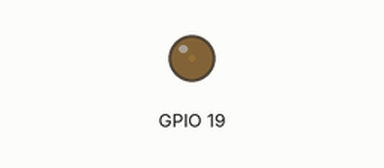
A program run on a simulated ESP32. Parts: output pins drawn as LEDs (lit = HIGH).

Above: at 0.05 s.
At 2.15 s:
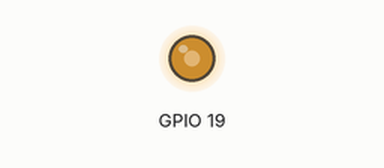
At 3.45 s:
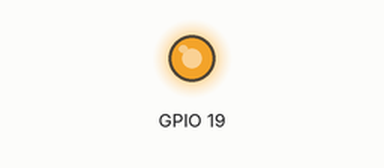
At 6.9 s:
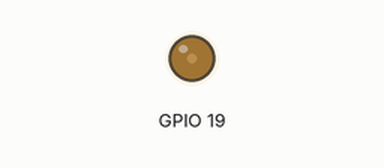
Timing chart, 0 to 10.0 s (numbered marks = the images above):
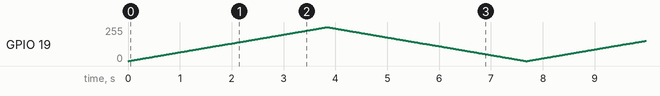

The program:

main.cpp
```cpp
#include <Arduino.h>

#define LED_CHANNEL 0

// setting PWM properties
const int freq = 5000;
const int resolution = 8;

void setup(){
  // configure LED PWM functionalitites
  ledcSetup(LED_CHANNEL, freq, resolution);

  // attach the channel to the GPIO to be controlled
  ledcAttachPin(19, LED_CHANNEL);
}

void loop(){
  // increase the LED brightness
  for(int dutyCycle = 0; dutyCycle <= 255; dutyCycle++){
    // changing the LED brightness with PWM
    ledcWrite(LED_CHANNEL, dutyCycle);
    delay(15);
  }

  // decrease the LED brightness
  for(int dutyCycle = 255; dutyCycle >= 0; dutyCycle--){
    // changing the LED brightness with PWM
    ledcWrite(LED_CHANNEL, dutyCycle);
    delay(15);
  }
}
```
